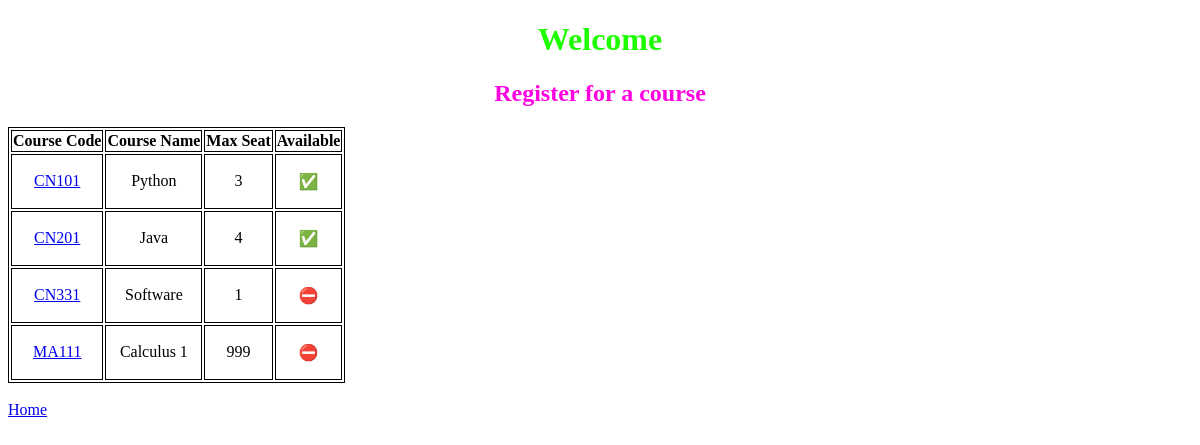
The app's page /courses/, older data.
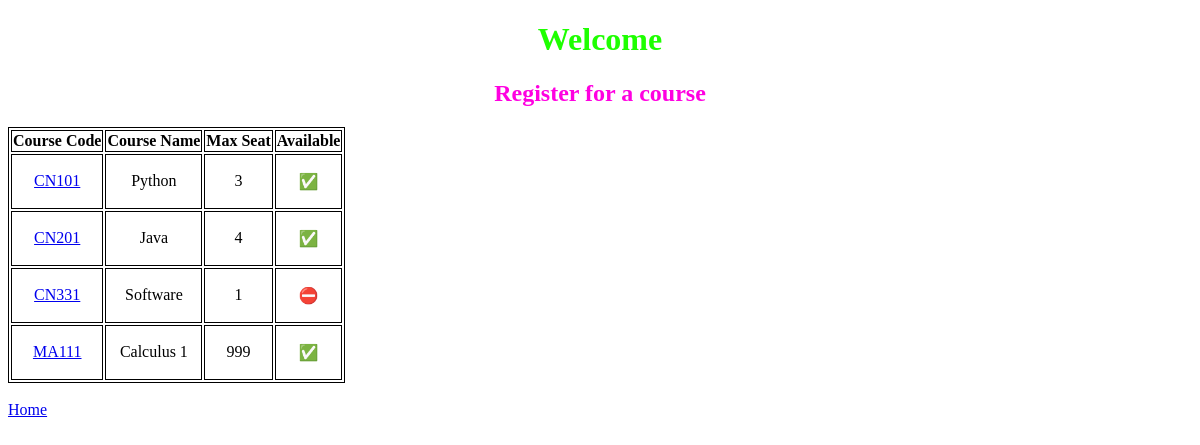
The same page, newer data.
### courses/models.py (models this page shows, shortened)
class Course(models.Model):
    code = models.CharField("Course Code",max_length=5)
    name = models.CharField("Course Name",max_length=64)
    year = models.IntegerField(null=True)
    semester = models.IntegerField(default=1)
    max_seat = models.IntegerField(null=True)
    total_seat = models.IntegerField(default=0)
    quota = models.BooleanField("Available",default=True)
    students= models.ManyToManyField(User, blank=True, related_name="courses")

### courses/views.py (the view)
# urls.py: path("", views.index, name="index"),
def index(request):
    return render(request, "courses/index.html", {
        "courses": Course.objects.all()
    })

### courses/templates/courses/index.html (shortened to what this page needs)
{% extends 'courses/layout.html' %}
{% block body %}
<h1>Welcome</h1>
<h2>Register for a course</h2>
<table>
    <tr>
        <th>Course Code</th>
        <th>Course Name</th>
        <th>Max Seat</th>
        <th>Available</th>
    </tr>
    {% for course in courses %}
    <tr>
        <td><a href="{% url 'course' course.code %}">{{ course.code }}</a></td>
        <td>{{ course.name }}</td>
        <td>{{ course.max_seat }}</td>
        <td>
            {% if course.quota %}
            <p>&#9989;</p>
            {% else %}
            <p>&#9940;</p>
            {% endif %}
        </td>
    </tr>
    {% empty %}
    <h3>No Course.</h3>
    {% endfor %}
</table>
<br>
<a href="{% url 'index' %}">Home</a>
{% endblock %}

### courses/templates/courses/layout.html (shortened to what this page needs)
<!DOCTYPE html>
<html lang="en">
    <head>
    </head>
    <body>
        {% block body %}
        {% endblock %}
    </body>
</html>

### courses/templates/courses/index.html (style rules this page uses)
body { background-image: url('https://i.pinimg.com/550x/2a/a9/f0/2aa9f0f2139e0f4a6b1061b42f0ccdef.jpg'); background-position: center; background-size: cover; background-repeat: no-repeat; }
h1 { color: rgb(30, 255, 0); text-align: center; }
h2 { color: rgb(255, 0, 225); text-align: center; }
table , th, td { text-align: center; border: 1px solid black; }

Row changes from the older to the newer data that the page shows:
changed Course "MA111": quota "⛔" → "✅"
